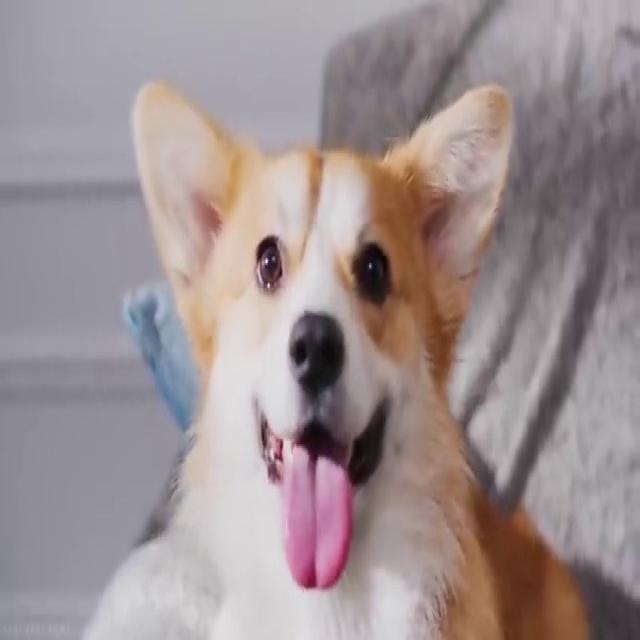
#> input picture scripts/hog/test_photo.jpg, 640 x 640 px
$ python -i EdgeHistogram.py   (imports and definitions only)
#> lines starting #> are read from the running program, lines starting #| are printed output that depends on the picture
#> further down, picture is the input picture: shape (640, 640, 3); mean B, G, R 146.3, 144.4, 157.4
import cv2
import numpy as np


class EdgeHistogramDescriptor:
    def __init__(self, n_blocks_x=4, n_blocks_y=4, threshold=10):
        self.n_blocks_x = n_blocks_x
        self.n_blocks_y = n_blocks_y
        self.threshold = threshold
        self.edge_types = 5  # Vertical, Horizontal, 45, 135, Non-directional

        # Filter def
        # Vertical
        self.filter_ver = np.array([[1, -1], [1, -1]])
        # Horizontal
        self.filter_hor = np.array([[1, 1], [-1, -1]])
        # 45 deg
        self.filter_45 = np.array([[np.sqrt(2), 0], [0, -np.sqrt(2)]])
        # 135 deg
        self.filter_135 = np.array([[0, np.sqrt(2)], [-np.sqrt(2), 0]])
        # Non-directional
        self.filter_nondir = np.array([[2, -2], [-2, 2]])

    def describe(self, image):
        gray = cv2.cvtColor(image, cv2.COLOR_BGR2GRAY).astype(np.float32)
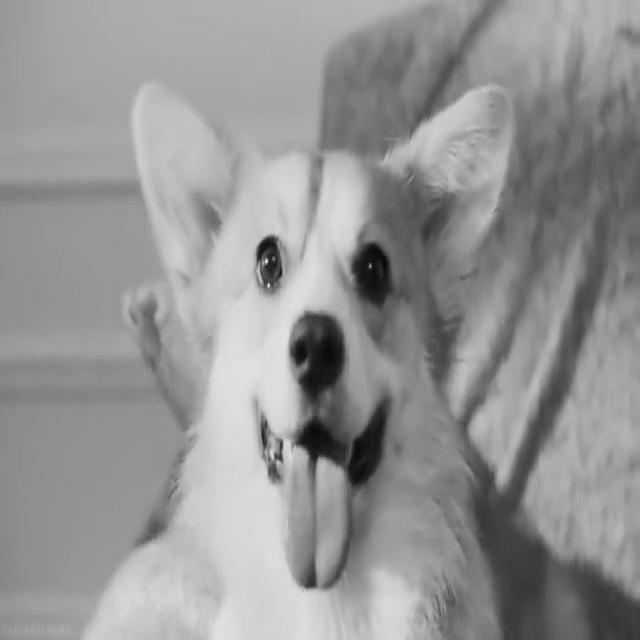
#> gray: shape (640, 640) float32; min 6, max 243, mean 148.5

        h, w = gray.shape
#> h = 640; w = 640
        block_h = int(h / self.n_blocks_y)
#> block_h = 160
        block_w = int(w / self.n_blocks_x)
#> block_w = 160

        feature_vector = []

        resp_ver = cv2.filter2D(gray, -1, self.filter_ver)
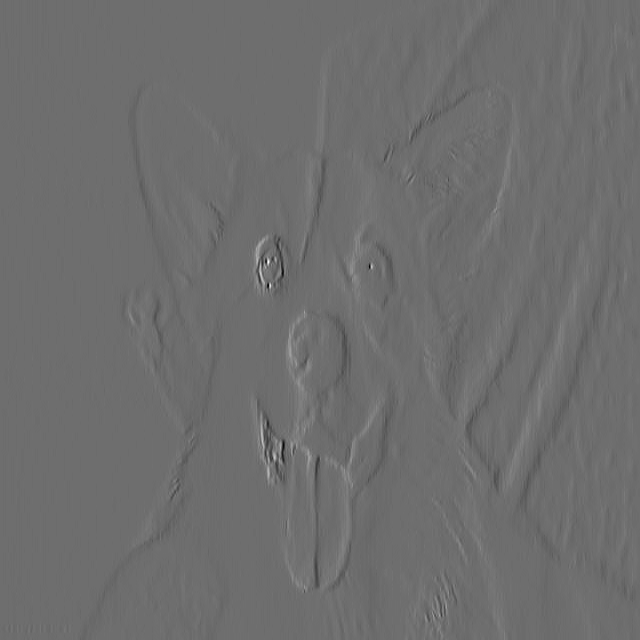
#> resp_ver: shape (640, 640) float32; min -166, max 218, mean 0; drawn with min black and max white
        resp_hor = cv2.filter2D(gray, -1, self.filter_hor)
        resp_45 = cv2.filter2D(gray, -1, self.filter_45)
        resp_135 = cv2.filter2D(gray, -1, self.filter_135)
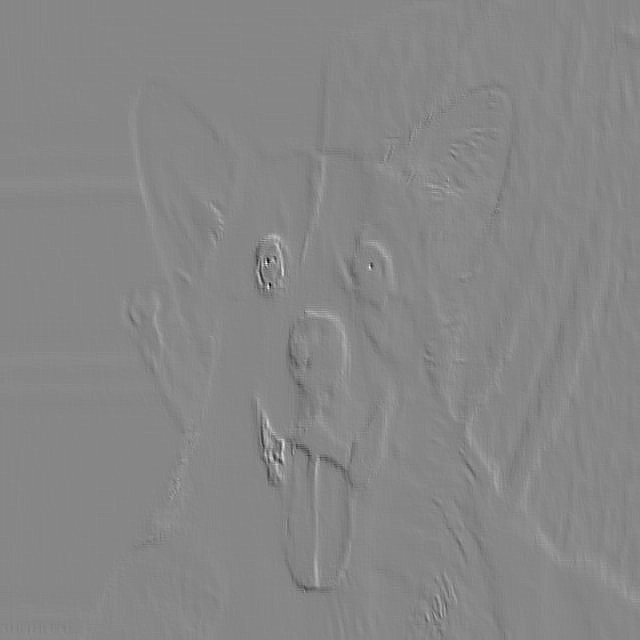
#> resp_135: shape (640, 640) float32; min -166.9, max 148.5, mean 0; drawn with min black and max white
        resp_non = cv2.filter2D(gray, -1, self.filter_nondir)

        responses = np.stack([
            np.abs(resp_ver),
            np.abs(resp_hor),
            np.abs(resp_45),
            np.abs(resp_135),
            np.abs(resp_non)
        ], axis=-1)

        max_responses = np.max(responses, axis=-1)
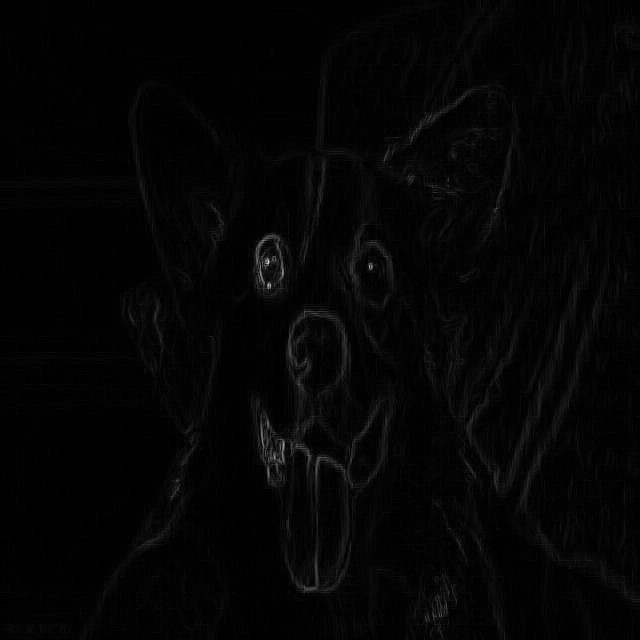
#> max_responses: shape (640, 640) float32; min 0, max 218, mean 4.3
        dominant_directions = np.argmax(responses, axis=-1)
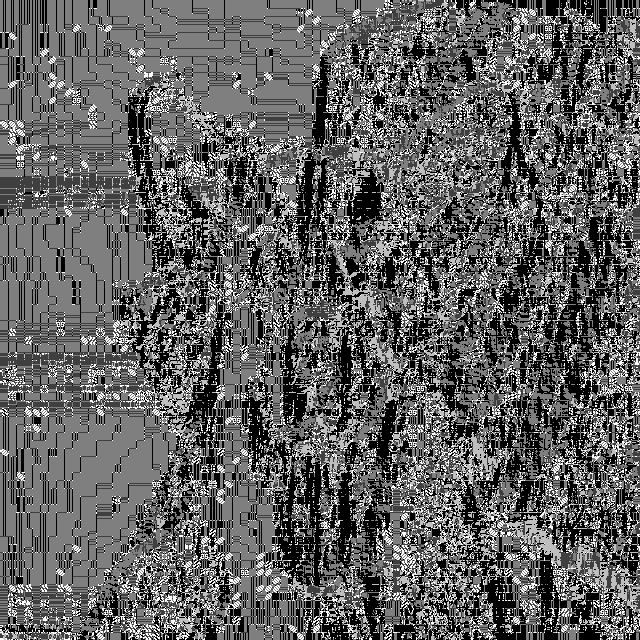
#> dominant_directions: shape (640, 640) int64; min 0, max 4, mean 1.54; drawn with min black and max white

        for i in range(self.n_blocks_y):
            for j in range(self.n_blocks_x):
                y_start, y_end = i * block_h, (i + 1) * block_h
                x_start, x_end = j * block_w, (j + 1) * block_w

                block_dirs = dominant_directions[y_start:y_end, x_start:x_end]
                block_mags = max_responses[y_start:y_end, x_start:x_end]

                hist_local = np.zeros(self.edge_types)

                valid_edges = block_dirs[block_mags > self.threshold]

                if len(valid_edges) > 0:
                    counts = np.bincount(valid_edges, minlength=5)
                    hist_local = counts.astype(np.float32)

                total = np.sum(hist_local)
                if total > 0:
                    hist_local /= total

                feature_vector.extend(hist_local)
#> after the loop, feature_vector = 80 values, max 0.864 at index 0, min 0 at index 1, mean 0.2

        return np.array(feature_vector)

>>> import cv2
>>> picture = cv2.imread('../hog/test_photo.jpg')
>>> result = EdgeHistogramDescriptor().describe(picture)
#> result has the same summary as feature_vector in describe
